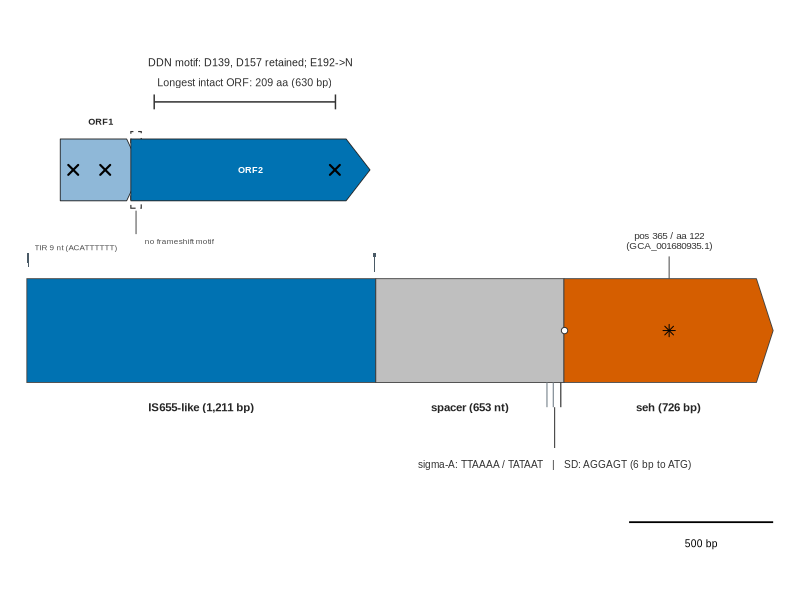
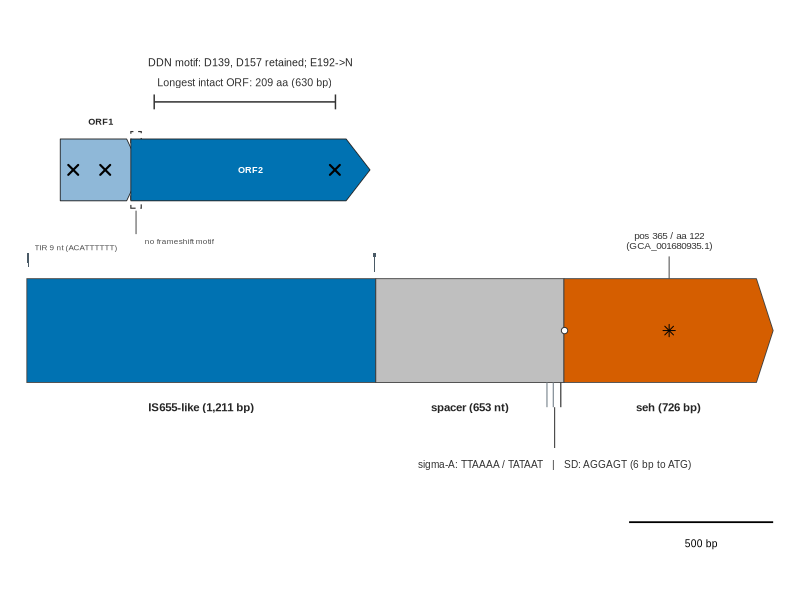

Source code (R) for these figures, in order:
#!/usr/bin/env Rscript
# Figure 1: proportional schematic of the seh-IS655-like module (23EV612 reference locus).
# Coordinates come from:
#   results/seh_st1_bovine/is3_coding_capacity/is655_like_coding_capacity.tsv (ORF1/ORF2 stops, overlap, longest intact ORF, DDN residues)
#   results/seh_st1_bovine/is3_boundaries/is3_boundary_best_candidate.tsv (element length, TIR)
#   results/seh_st1_bovine/seh_integrity/seh_upstream_regulatory_audit.tsv (SD/-35/-10 positions, spacer length)
#   results/seh_st1_bovine/st1_st2187_phylogenomics/locus_state_matrix.tsv (seh variant position)

suppressPackageStartupMessages({
  library(ggplot2)
  library(svglite)
  library(ragg)
})

args <- commandArgs(trailingOnly = FALSE)
script_path <- sub("^--file=", "", args[grep("^--file=", args)][1])
root <- normalizePath(file.path(dirname(script_path), ".."), mustWork = TRUE)
out_dir <- file.path(root, "results", "figures")
dir.create(out_dir, recursive = TRUE, showWarnings = FALSE)

font_family <- "Arial"

# Okabe-Ito colorblind-safe palette
col_is655   <- "#0072B2"
col_is655_l <- "#8FB8D8"
col_spacer  <- "#BFBFBF"
col_seh     <- "#D55E00"
col_stop    <- "#000000"
col_tir     <- "#4A5A66"

# ---- element geometry (bp, element-local coordinates, single reading orientation) ----
is655_len  <- 1211
spacer_len <- 653
seh_len    <- 726

is655_start  <- 0
spacer_start <- is655_start + is655_len
seh_start    <- spacer_start + spacer_len
total_len    <- seh_start + seh_len

orf1 <- c(116, 397)
orf2 <- c(361, 1191)
orf1_stops <- c(161, 272)
orf2_stops <- c(1069)
overlap <- c(361, 397)
longest_orf <- c(442, 1071)   # 209 aa / 630 bp, nested in ORF2
tir_len <- 9

sd_start   <- spacer_start + 642; sd_end   <- spacer_start + 647   # AGGAGT
m10_start  <- spacer_start + 616; m10_end  <- spacer_start + 621   # TATAAT
m35_start  <- spacer_start + 594; m35_end  <- spacer_start + 599   # TTAAAA

seh_variant_pos <- seh_start + 365

# ---- helper: right-pointing gene arrow as a polygon ----
gene_arrow <- function(xmin, xmax, y, h, head_frac = 0.12, min_head = 8) {
  head_len <- min(max((xmax - xmin) * head_frac, min_head), (xmax - xmin) * 0.6)
  data.frame(
    x = c(xmin, xmax - head_len, xmax, xmax - head_len, xmin),
    y = c(y - h / 2, y - h / 2, y, y + h / 2, y + h / 2)
  )
}

# ---- rows (data frames) ----
rects <- data.frame(
  xmin = c(is655_start, spacer_start, seh_start),
  xmax = c(spacer_start, seh_start, seh_start + seh_len),
  y = 0, ymin = -0.42, ymax = 0.42,
  fill = c(col_is655, col_spacer, NA),
  label = c("IS655-like\n(1,211 bp)", "spacer\n(653 nt)", NA),
  stringsAsFactors = FALSE
)

seh_arrow <- gene_arrow(seh_start, seh_start + seh_len, y = 0, h = 0.84, head_frac = 0.08)

orf_y <- 1.30
orf_h <- 0.5
orf1_poly <- gene_arrow(orf1[1], orf1[2], orf_y, orf_h, head_frac = 0.18)
orf2_poly <- gene_arrow(orf2[1], orf2[2], orf_y, orf_h, head_frac = 0.10)
orf1_poly$orf <- "ORF1"
orf2_poly$orf <- "ORF2"
orf_polys <- rbind(orf1_poly, orf2_poly)

longest_y <- orf_y + orf_h / 2 + 0.30

tir_flag_h <- 0.16
tir_flag_top <- 0.42 + 0.05
tir_tri <- function(edge = c("left", "right")) {
  edge <- match.arg(edge)
  if (edge == "left") {
    x0 <- is655_start; x1 <- is655_start + tir_len
  } else {
    x0 <- spacer_start; x1 <- spacer_start - tir_len
  }
  data.frame(x = c(x0, x1, (x0 + x1) / 2), y = c(tir_flag_top + tir_flag_h, tir_flag_top + tir_flag_h, tir_flag_top))
}
tir_df <- rbind(
  cbind(tir_tri("left"), part = "L"),
  cbind(tir_tri("right"), part = "R")
)

stop_marks <- data.frame(x = c(orf1_stops, orf2_stops), y = orf_y)

overlap_rect <- data.frame(xmin = overlap[1], xmax = overlap[2], ymin = orf_y - orf_h / 2 - 0.06, ymax = orf_y + orf_h / 2 + 0.06)

p <- ggplot() +
  geom_rect(data = rects[1, ], aes(xmin = xmin, xmax = xmax, ymin = ymin, ymax = ymax),
            fill = col_is655, color = "grey25", linewidth = 0.3) +
  geom_rect(data = rects[2, ], aes(xmin = xmin, xmax = xmax, ymin = ymin, ymax = ymax),
            fill = col_spacer, color = "grey25", linewidth = 0.3) +
  geom_polygon(data = seh_arrow, aes(x = x, y = y), fill = col_seh, color = "grey25", linewidth = 0.3) +
  geom_polygon(data = tir_df, aes(x = x, y = y, group = part), fill = col_tir, color = NA) +
  geom_rect(data = overlap_rect, aes(xmin = xmin, xmax = xmax, ymin = ymin, ymax = ymax),
            fill = NA, color = "grey20", linetype = "dashed", linewidth = 0.4) +
  geom_polygon(data = orf1_poly, aes(x = x, y = y), fill = col_is655_l, color = "grey15", linewidth = 0.3) +
  geom_polygon(data = orf2_poly, aes(x = x, y = y), fill = col_is655, color = "grey15", linewidth = 0.3) +
  geom_point(data = stop_marks, aes(x = x, y = y), shape = 4, size = 2.6, stroke = 1.1, color = col_stop) +
  annotate("segment", x = longest_orf[1], xend = longest_orf[2], y = longest_y, yend = longest_y,
           linewidth = 0.5, color = "grey20") +
  annotate("segment", x = c(longest_orf[1], longest_orf[2]), xend = c(longest_orf[1], longest_orf[2]),
           y = longest_y - 0.06, yend = longest_y + 0.06, linewidth = 0.5, color = "grey20") +
  annotate("text", x = mean(longest_orf), y = longest_y + 0.16,
           label = "Longest intact ORF: 209 aa (630 bp)", size = 2.7, family = font_family, color = "grey20") +
  annotate("segment", x = c(m35_start, m10_start, sd_start), xend = c(m35_start, m10_start, sd_start),
           y = -0.42, yend = -0.62, linewidth = 0.4, color = c("#7D8991", "#7D8991", "#333333")) +
  annotate("segment", x = mean(c(m35_start, sd_end)), xend = mean(c(m35_start, sd_end)),
           y = -0.62, yend = -0.95, linewidth = 0.4, color = "grey30") +
  annotate("text", x = mean(c(m35_start, sd_end)), y = -1.08,
           label = "sigma-A: TTAAAA / TATAAT   |   SD: AGGAGT (6 bp to ATG)",
           size = 2.55, family = font_family, color = "grey20") +
  annotate("point", x = seh_start + 2, y = 0, shape = 21, size = 1.8, fill = "white", color = "grey20") +
  annotate("point", x = seh_variant_pos, y = 0, shape = 8, size = 2.6, color = "black") +
  annotate("segment", x = seh_variant_pos, xend = seh_variant_pos, y = 0.42, yend = 0.60,
           linewidth = 0.35, color = "grey30") +
  annotate("text", x = seh_variant_pos, y = 0.66,
           label = "pos 365 / aa 122\n(GCA_001680935.1)", size = 2.5, family = font_family, color = "grey20",
           lineheight = 0.85, vjust = 0) +
  annotate("text", x = (is655_start + spacer_start) / 2, y = -0.62, label = "IS655-like (1,211 bp)",
           size = 2.9, family = font_family, fontface = "bold", color = "grey15") +
  annotate("text", x = (spacer_start + seh_start) / 2, y = -0.62, label = "spacer (653 nt)",
           size = 2.9, family = font_family, fontface = "bold", color = "grey15") +
  annotate("text", x = seh_start + seh_len / 2, y = -0.62, label = "seh (726 bp)",
           size = 2.9, family = font_family, fontface = "bold", color = "grey15") +
  annotate("text", x = is655_start + tir_len + 18, y = tir_flag_top + tir_flag_h + 0.02,
           label = "TIR 9 nt (ACATTTTTT)", size = 2.05, family = font_family, color = "grey30",
           hjust = 0, vjust = 0) +
  annotate("text", x = mean(orf2), y = orf_y + orf_h / 2 + 0.62,
           label = "DDN motif: D139, D157 retained; E192->N", size = 2.7, family = font_family, color = "grey15") +
  annotate("text", x = mean(orf1), y = orf_y + orf_h / 2 + 0.14, label = "ORF1", size = 2.3, family = font_family, color = "grey15", fontface = "bold") +
  annotate("text", x = mean(orf2), y = orf_y, label = "ORF2", size = 2.3, family = font_family, color = "white", fontface = "bold") +
  annotate("segment", x = mean(overlap), xend = mean(overlap), y = overlap_rect$ymin - 0.02, yend = 0.78,
           linewidth = 0.35, color = "grey30") +
  annotate("text", x = overlap[2] + 12, y = 0.74, label = "no frameshift motif",
           size = 2.05, family = font_family, color = "grey30", hjust = 0, vjust = 1) +
  annotate("segment", x = total_len - 500, xend = total_len, y = -1.55, yend = -1.55, linewidth = 0.6, color = "black") +
  annotate("text", x = total_len - 250, y = -1.72, label = "500 bp", size = 2.6, family = font_family) +
  coord_cartesian(clip = "off") +
  scale_x_continuous(expand = expansion(mult = c(0.01, 0.01))) +
  scale_y_continuous(limits = c(-1.9, 2.35)) +
  theme_void(base_family = font_family) +
  theme(plot.margin = margin(10, 14, 6, 14))

svg_path <- file.path(out_dir, "manuscript_fig1_seh_is655_architecture.svg")
png_path <- file.path(out_dir, "manuscript_fig1_seh_is655_architecture.png")

ggsave(svg_path, p, device = svglite::svglite, width = 7.2, height = 3.6, units = "in")
ggsave(png_path, p, device = ragg::agg_png, width = 7.2, height = 3.6, units = "in", res = 300)

cat("Figure 1 SVG:", svg_path, "\n")
cat("Figure 1 PNG:", png_path, "\n")
